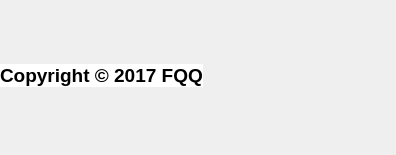
<?xml version="1.0" encoding="UTF-8"?>
<ui version="4.0">
 <class>AboutWidget</class>
 <widget class="QWidget" name="AboutWidget">
  <property name="geometry">
   <rect>
    <x>0</x>
    <y>0</y>
    <width>396</width>
    <height>155</height>
   </rect>
  </property>
  <property name="windowTitle">
   <string>AboutWidget</string>
  </property>
  <widget class="QLabel" name="label">
   <property name="geometry">
    <rect>
     <x>0</x>
     <y>0</y>
     <width>391</width>
     <height>151</height>
    </rect>
   </property>
   <property name="text">
    <string>&lt;html&gt;&lt;head/&gt;&lt;body&gt;&lt;p&gt;&lt;span style=&quot; font-family:'Helvetica'; font-size:14pt; font-weight:600; color:#000000; background-color:#ffffff;&quot;&gt;Copyright © 2017 FQQ&lt;/span&gt;&lt;/p&gt;&lt;/body&gt;&lt;/html&gt;</string>
   </property>
  </widget>
 </widget>
 <layoutdefault spacing="6" margin="11"/>
 <resources/>
 <connections/>
</ui>
